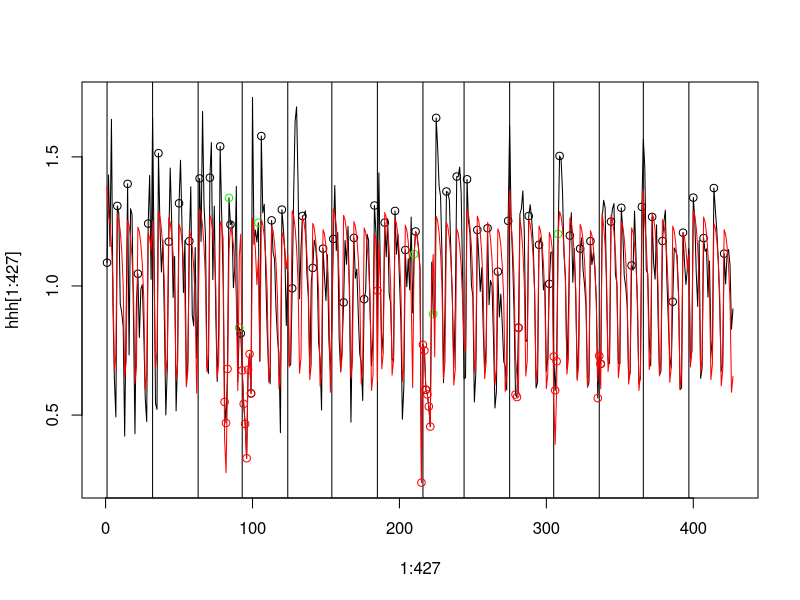
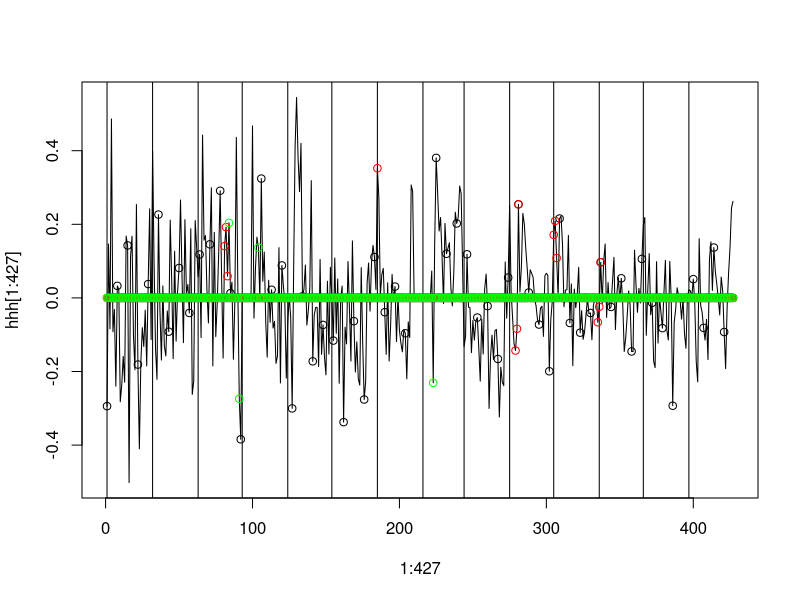
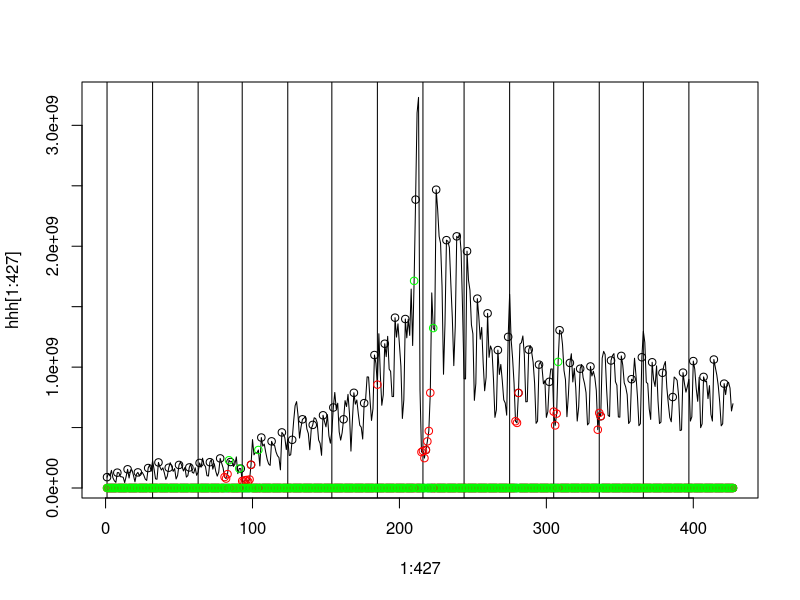
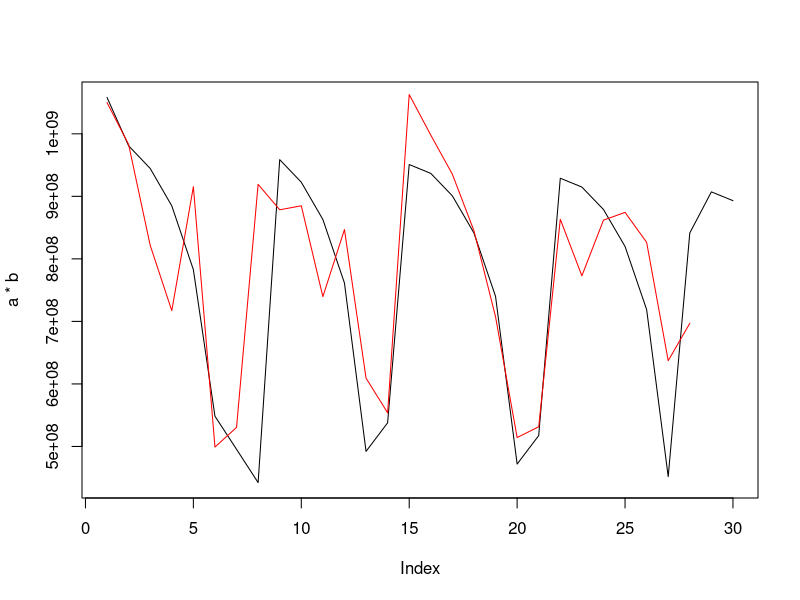
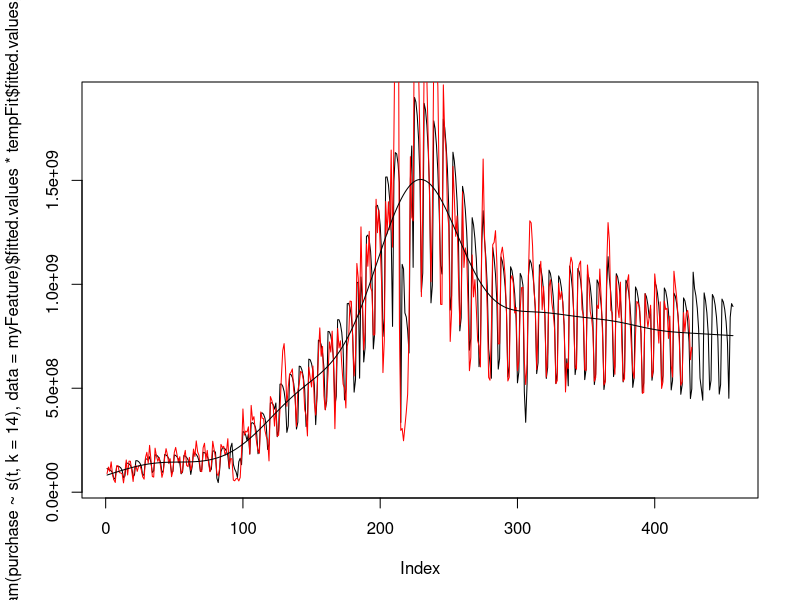
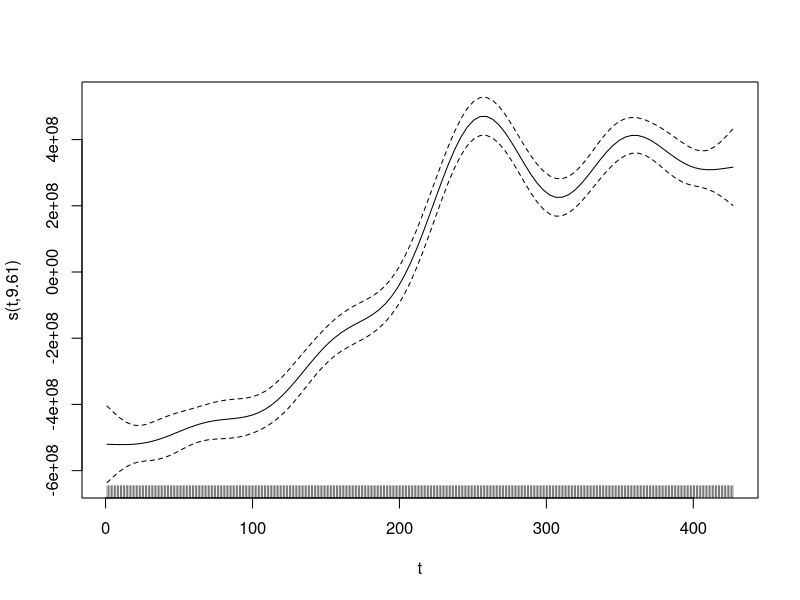
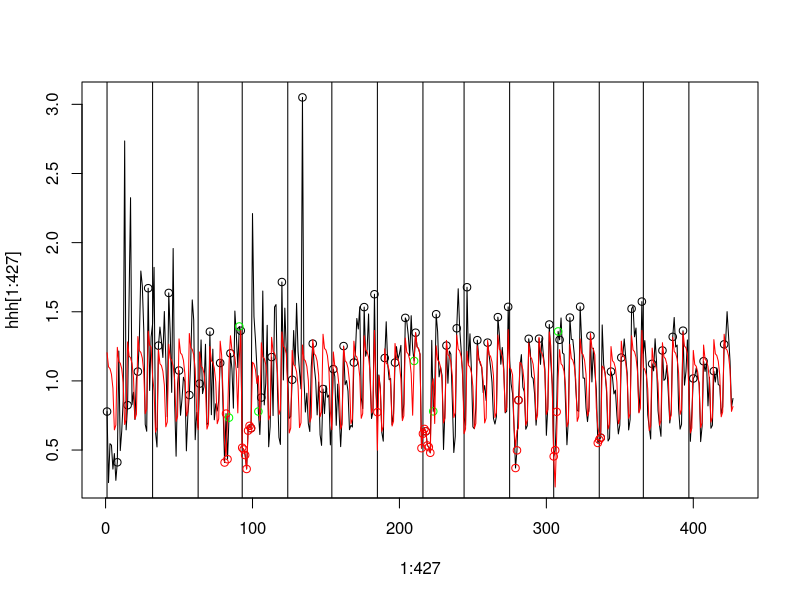
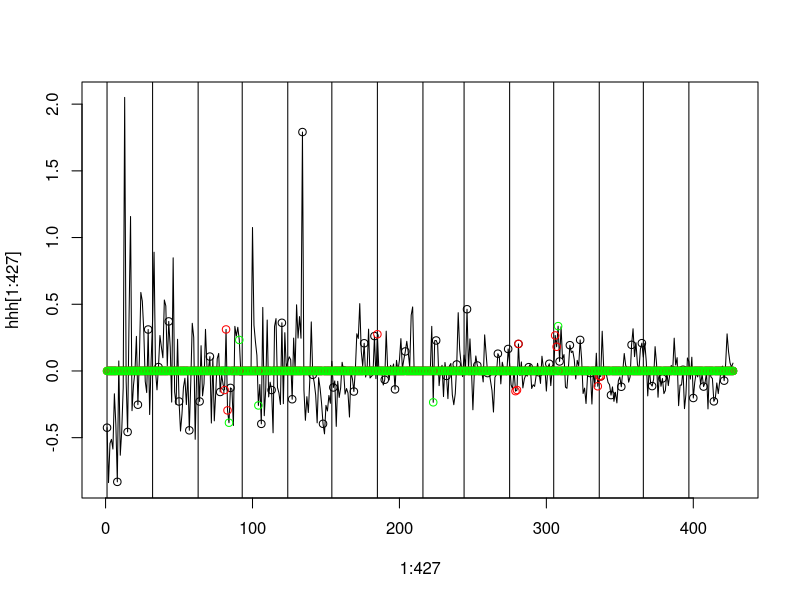

Reproduce these figures in R, in order.
library("forecast")
library("mgcv")
###############################################
#读取数据

#season2 part2数据
#10w用户
finalTot=read.csv("finalTot.csv",header=FALSE)
for (i in 2:17){
        finalTot[,i]=as.numeric(finalTot[,i])
}
names(finalTot)=c("report_date","tbalance","ybalance","total_purchase_amt"
                  ,"direct_purchase_amt","purchase_bal_amt"
                  ,"purchase_bank_amt","total_redeem_amt","consume_amt","transfer_amt"
                  ,"tftobal_amt","tftocard_amt","share_amt"
                  ,"category1","category2","category3","category4")
finalTot$report_date=as.Date(as.character(finalTot$report_date),format="%Y%m%d")

##################################################
#####构建特征
jiaqitemp=c("2013-09-19","2013-09-20","2013-09-21","2013-10-01","2013-10-02","2013-10-03","2013-10-04","2013-10-05",
            "2013-10-06","2013-10-07","2014-01-01","2014-01-31","2014-02-01","2014-02-02","2014-02-03","2014-02-04",
            "2014-02-05","2014-02-06","2014-04-05","2014-04-06","2014-04-07","2014-05-01","2014-05-02","2014-05-03",
            "2014-05-31","2014-06-01","2014-06-02","2014-09-06","2014-09-07","2014-09-08")
jiaqitemp=as.Date(jiaqitemp)

jiaqi=finalTot$report_date %in% jiaqitemp+0


temp=as.Date("20140901",format="%Y%m%d")
sep=temp+0:29
yuceJiaqi=sep %in% jiaqitemp+0
buxiutemp=c("2013-09-22","2013-09-29","2013-10-12","2014-01-26","2014-02-08","2014-05-04","2014-09-28")
buxiutemp=as.Date(buxiutemp)
buxiu=finalTot$report_date %in% buxiutemp+0
#周末
xingqi=format(finalTot$report_date,format="%w")
zhoumo=as.numeric(xingqi%in%c("0","6"))
#月初，每月1号
yuechu=(strftime(finalTot$report_date,format="%d")=="01")+0
#####训练集特征构建
temp=ts(finalTot$total_purchase_amt,frequency=7,start=c(1,1))
#周1到周6dummy，每月1号dummy，补休日dummy
myFeature=data.frame(seasonaldummy(temp),yuechu,buxiu)
#周一到周五的节日dummy
myFeature$jiaqiN=jiaqi*(1-zhoumo)
#周六节日dummy
myFeature$jiaqi6=(1:427 %in% c(279,306,335))+0
#周日节日dummy
myFeature$jiaqi7=(1:427 %in% c(280,307,336))+0
#几号
myFeature$jihao=as.numeric(format(finalTot$report_date,format="%d"))
#假期前1天特征
myFeature$qian1=(1:427 %in% c(80,184,278,304,334))+0
#假期前2天特征
myFeature$qian2=(1:427 %in% c(79,183,277,303,333))+0
#1:427特征
myFeature$t=1:427
###########测试集特征构建
temp=ts(1:30,frequency=7,start=c(1,1))
Pseason=seasonaldummy(temp)
toP=data.frame(Pseason
               ,yuechu=(1:30%in%1)+0
               ,buxiu=(1:30%in%28)+0
               ,jiaqiN=(1:30%in%8)+0
               ,jiaqi6=(1:30%in%6)+0
               ,jiaqi7=(1:30%in%7)+0
               ,jihao=1:30
               ,qian1=(1:30%in%c(5))+0
               ,qian2=(1:30%in%c(4))+0
               ,t=428:457)




#################模型
myPlotTot=function(hhh){
        plot(1:427,hhh[1:427],type="l")
        temp=(strftime(finalTot$report_date,format="%d")=="01")
        temp2=(1:427)[temp]
        abline(v=temp2)
        sx=ts(finalTot$total_purchase_amt,frequency=7,start=c(1,1))
        points(1:427,(hhh*(cycle(sx)==1 +0)),type="p")
        points(1:427,(hhh*jiaqi),type="p",col="red")
        points(1:427,(hhh*buxiu),type="p",col="green")
}


##################purchase
myFeature$purchase=finalTot$total_purchase_amt

match(jiaqitemp,finalTot$report_date)
myFeature$shang=(finalTot$total_purchase_amt/gam(purchase~s(t,k=14),data=myFeature)$fitted.values)

#############迭代
tempFit=gam(shang~S1+S2+S3+S4+S5+S6+yuechu+buxiu+jiaqiN+jiaqi6+jiaqi7+s(jihao,k=31),data=myFeature)
#2013年十一93-99
#过年215-221
#过年前5天都不太正常
tuX=c(93:99,210:221)
myFeature$shang[1:427%in%tuX]=tempFit$fitted.values[1:427%in%tuX]
myPlotTot(myFeature$shang)
lines(tempFit$fitted.values,col="red")
myPlotTot(myFeature$shang-tempFit$fitted.values)
myPlotTot(finalTot$total_purchase_amt)
############迭代结束
#预测
a=predict(gam(purchase~s(t,k=14),data=myFeature),toP)
b=predict(tempFit,toP)

(a*b)[30]+(myFeature$shang[92]-tempFit$fitted.values[92])*a[30]
(a*b)[29]+(myFeature$shang[91]-tempFit$fitted.values[91])*a[29]


plot(a*b,type="l")

lines(finalTot$total_purchase_amt[400:427],col="red")
plot(c(gam(purchase~s(t,k=14),data=myFeature)$fitted.values*tempFit$fitted.values,a*b),type="l")
lines(finalTot$total_purchase_amt,col="red")
lines(c(gam(purchase~s(t,k=14),data=myFeature)$fitted.values,a))
purchase=a*b
purchase[30]=(a*b)[30]+(myFeature$shang[92]-tempFit$fitted.values[92])*a[30]
purchase[29]=(a*b)[29]+(myFeature$shang[91]-tempFit$fitted.values[91])*a[29]


#################redeem
myFeature$redeem=finalTot$total_redeem_amt

match(jiaqitemp,finalTot$report_date)
myFeature$shang=(finalTot$total_redeem_amt/gam(redeem~s(t,k=11),data=myFeature)$fitted.values)
plot(gam(redeem~s(t,k=11),data=myFeature))

#############迭代
tempFit=gam(shang~S1+S2+S3+S4+S5+S6+buxiu+jiaqiN+jiaqi6+jiaqi7+qian1+s(jihao,k=31),data=myFeature)
#2013年十一93-99
#过年215-221
#过年前5天都不太正常
tuX=c(93:99,210:221)
myFeature$shang[1:427%in%tuX]=tempFit$fitted.values[1:427%in%tuX]
myPlotTot(myFeature$shang)
lines(tempFit$fitted.values,col="red")
myPlotTot(myFeature$shang-tempFit$fitted.values)
############迭代结束
#预测
a=predict(gam(redeem~s(t,k=11),data=myFeature),toP)
b=predict(tempFit,toP)
plot(a*b,type="l")
lines(finalTot$total_purchase_amt[400:427],col="red")
plot(c(gam(redeem~s(t,k=11),data=myFeature)$fitted.values*tempFit$fitted.values,a*b),type="l")
lines(finalTot$total_redeem_amt,col="red")
lines(c(gam(redeem~s(t,k=11),data=myFeature)$fitted.values,a))
redeem=a*b


write.csv(as.integer(purchase),"purchase3.csv",row.names=FALSE)
write.csv(as.integer(redeem),"redeem3.csv",row.names=FALSE)
plot(purchase,type="l")
plot(redeem,type="l")
